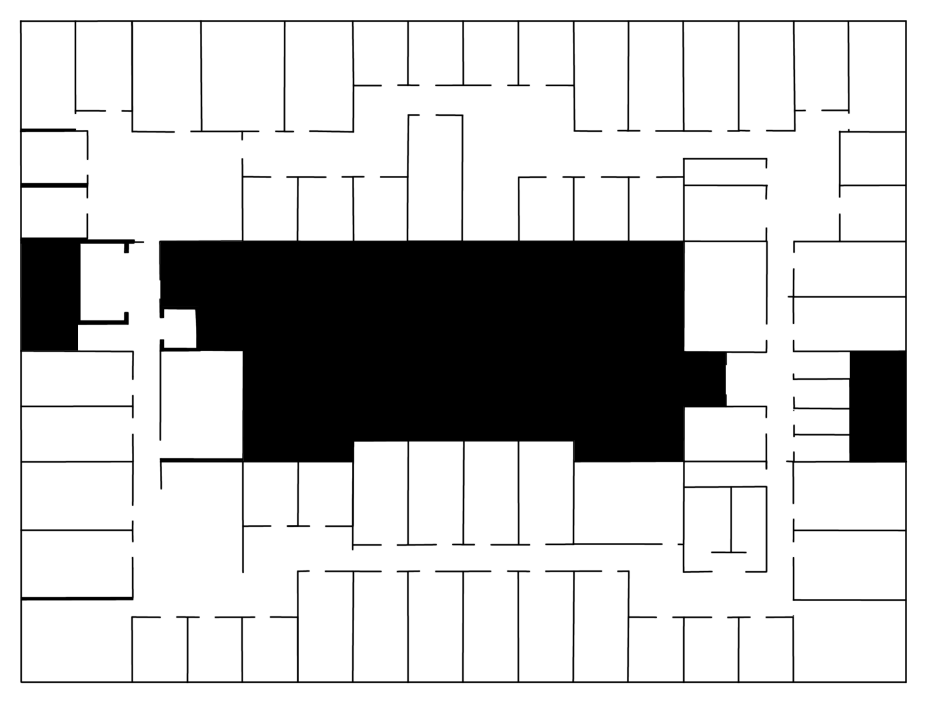
#> input picture Blueprints/Original Blueprints/blueprint1_remade.png, 929 x 703 px, found by its file name
$ python -i resize_image.py   (imports and definitions only)
#> lines starting #> are read from the running program, lines starting #| are printed output that depends on the picture
"""
file    : resize_image.py
team    : Team 8-1
project : PCS
"""

from PIL import Image
import numpy as np
import matplotlib.pyplot as plt


def resize_image(image='Blueprints/Original Blueprints/blueprint1_remade.png',
                 resampling=1,
                 basewidth=200):
    """
    function: this function takes a given image and required width
    and resizes it with respect to the required width.
    input: img, basewidth
    return: resized_image
    """
#> called with resampling = 1, basewidth = 200

    img = Image.open(image)                               # open image
#> img is the input picture: PIL image 929x703 RGBA; mean R, G, B, A 201.4, 201.4, 201.4, 255
    wpercent = (basewidth/float(img.size[0]))
#> wpercent = 0.215
    hsize = int((float(img.size[1]) * float(wpercent)))
#> hsize = 151
    if resampling == 0:                                   # resampling nearest
        resized_image = img.resize((basewidth, hsize),
                                   Image.NEAREST)

    if resampling == 1:                                   # resampling bicubic
        resized_image = img.resize((basewidth, hsize),
                                   Image.BICUBIC)
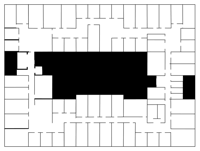
#> resized_image: PIL image 200x151 RGBA; mean R, G, B, A 200.9, 200.9, 200.9, 255

    if resampling == 2:                                   # resampling lanczos
        resized_image = img.resize((basewidth, hsize),
                                   Image.LANCZOS)

    # save image
    resized_image.save('Blueprints/Resized Blueprints/blueprint1_resized.png')

    return resized_image

>>> result = resize_image()

$ run again, with Blueprints/Original Blueprints/blueprint1.png copied over Blueprints/Original Blueprints/blueprint1_remade.png
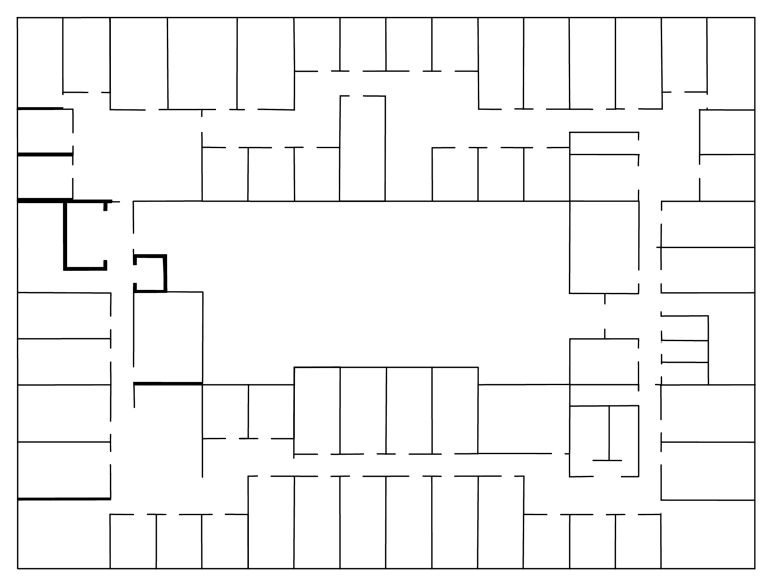
#> input picture Blueprints/Original Blueprints/blueprint1.png, 2322 x 1758 px, found by its file name (shown at 1/3 size)
#> in resize_image, img is the input picture: PIL image 2322x1758 RGBA; mean R, G, B, A 245.3, 245.3, 245.3, 255
#> in resize_image, `resized_image = img.resize((basewidth, hsize), Image.BICUBIC)`:
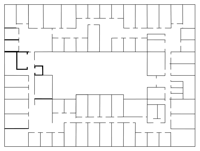
#> resized_image: PIL image 200x151 RGBA; mean R, G, B, A 244.6, 244.6, 244.6, 255
